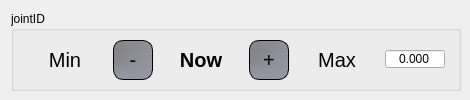
<?xml version="1.0" encoding="UTF-8"?>
<ui version="4.0">
 <class>jointControlBox</class>
 <widget class="QWidget" name="jointControlBox">
  <property name="geometry">
   <rect>
    <x>0</x>
    <y>0</y>
    <width>470</width>
    <height>100</height>
   </rect>
  </property>
  <property name="sizePolicy">
   <sizepolicy hsizetype="Maximum" vsizetype="Maximum">
    <horstretch>0</horstretch>
    <verstretch>0</verstretch>
   </sizepolicy>
  </property>
  <property name="minimumSize">
   <size>
    <width>470</width>
    <height>100</height>
   </size>
  </property>
  <property name="maximumSize">
   <size>
    <width>470</width>
    <height>100</height>
   </size>
  </property>
  <property name="windowTitle">
   <string>Form</string>
  </property>
  <layout class="QHBoxLayout" name="horizontalLayout_6">
   <item>
    <widget class="QGroupBox" name="jointInfoBox">
     <property name="sizePolicy">
      <sizepolicy hsizetype="Fixed" vsizetype="Fixed">
       <horstretch>0</horstretch>
       <verstretch>0</verstretch>
      </sizepolicy>
     </property>
     <property name="minimumSize">
      <size>
       <width>450</width>
       <height>80</height>
      </size>
     </property>
     <property name="maximumSize">
      <size>
       <width>450</width>
       <height>80</height>
      </size>
     </property>
     <property name="font">
      <font>
       <bold>false</bold>
      </font>
     </property>
     <property name="styleSheet">
      <string notr="true"/>
     </property>
     <property name="title">
      <string>jointID</string>
     </property>
     <layout class="QHBoxLayout" name="horizontalLayout_5">
      <item>
       <layout class="QHBoxLayout" name="horizontalLayout">
        <item>
         <widget class="QLabel" name="jointMin">
          <property name="sizePolicy">
           <sizepolicy hsizetype="Minimum" vsizetype="Minimum">
            <horstretch>0</horstretch>
            <verstretch>0</verstretch>
           </sizepolicy>
          </property>
          <property name="minimumSize">
           <size>
            <width>80</width>
            <height>0</height>
           </size>
          </property>
          <property name="maximumSize">
           <size>
            <width>80</width>
            <height>60</height>
           </size>
          </property>
          <property name="font">
           <font>
            <pointsize>15</pointsize>
            <bold>false</bold>
           </font>
          </property>
          <property name="text">
           <string>Min</string>
          </property>
          <property name="alignment">
           <set>Qt::AlignCenter</set>
          </property>
         </widget>
        </item>
       </layout>
      </item>
      <item>
       <widget class="QPushButton" name="minusButton">
        <property name="sizePolicy">
         <sizepolicy hsizetype="Maximum" vsizetype="Maximum">
          <horstretch>0</horstretch>
          <verstretch>0</verstretch>
         </sizepolicy>
        </property>
        <property name="minimumSize">
         <size>
          <width>40</width>
          <height>40</height>
         </size>
        </property>
        <property name="maximumSize">
         <size>
          <width>40</width>
          <height>40</height>
         </size>
        </property>
        <property name="font">
         <font>
          <pointsize>15</pointsize>
          <bold>false</bold>
         </font>
        </property>
        <property name="styleSheet">
         <string notr="true">QPushButton {
color: black;
border: 0.5px solid rgb(0,0,0);
border-radius: 10px;
border-style: outset;
background: qradialgradient(cx: 0.3, cy: -0.3, fx: -0.4, fy: 0.4,radius: 1.2, stop: 0 rgb(127,127,130), stop: 1 rgb(150, 150, 163));
padding: 5px;
}

QPushButton:hover {
background: qradialgradient(cx: 0.3, cy: -0.3, fx: -0.4, fy: 0.4,radius: 1.1, stop: 0 rgb(127,127,130), stop: 1 rgb(168, 168, 191));
}

QPushButton:pressed {
border: 1.5px solid rgb(20,20,20);
background: qradialgradient(cx: -0.3, cy: 0.3, fx: 0.4, fy: -0.4,radius: 1.3, stop: 0 rgb(127,127,130), stop: 1 rgb(222, 222, 227));
}</string>
        </property>
        <property name="text">
         <string>-</string>
        </property>
       </widget>
      </item>
      <item>
       <layout class="QHBoxLayout" name="horizontalLayout_3">
        <item>
         <widget class="QLabel" name="jointCurrent">
          <property name="sizePolicy">
           <sizepolicy hsizetype="Minimum" vsizetype="Minimum">
            <horstretch>0</horstretch>
            <verstretch>0</verstretch>
           </sizepolicy>
          </property>
          <property name="minimumSize">
           <size>
            <width>80</width>
            <height>0</height>
           </size>
          </property>
          <property name="maximumSize">
           <size>
            <width>80</width>
            <height>80</height>
           </size>
          </property>
          <property name="font">
           <font>
            <pointsize>15</pointsize>
            <bold>true</bold>
           </font>
          </property>
          <property name="text">
           <string>Now</string>
          </property>
          <property name="alignment">
           <set>Qt::AlignCenter</set>
          </property>
         </widget>
        </item>
       </layout>
      </item>
      <item>
       <widget class="QPushButton" name="plusButton">
        <property name="sizePolicy">
         <sizepolicy hsizetype="Maximum" vsizetype="Maximum">
          <horstretch>0</horstretch>
          <verstretch>0</verstretch>
         </sizepolicy>
        </property>
        <property name="minimumSize">
         <size>
          <width>40</width>
          <height>40</height>
         </size>
        </property>
        <property name="maximumSize">
         <size>
          <width>40</width>
          <height>40</height>
         </size>
        </property>
        <property name="font">
         <font>
          <pointsize>15</pointsize>
          <bold>false</bold>
         </font>
        </property>
        <property name="styleSheet">
         <string notr="true">QPushButton {
color: black;
border: 0.5px solid rgb(0,0,0);
border-radius: 10px;
border-style: outset;
background: qradialgradient(cx: 0.3, cy: -0.3, fx: -0.4, fy: 0.4,radius: 1.2, stop: 0 rgb(127,127,130), stop: 1 rgb(150, 150, 163));
padding: 5px;
}

QPushButton:hover {
background: qradialgradient(cx: 0.3, cy: -0.3, fx: -0.4, fy: 0.4,radius: 1.1, stop: 0 rgb(127,127,130), stop: 1 rgb(168, 168, 191));
}

QPushButton:pressed {
border: 1.5px solid rgb(20,20,20);
background: qradialgradient(cx: -0.3, cy: 0.3, fx: 0.4, fy: -0.4,radius: 1.3, stop: 0 rgb(127,127,130), stop: 1 rgb(222, 222, 227));
}</string>
        </property>
        <property name="text">
         <string>+</string>
        </property>
       </widget>
      </item>
      <item>
       <layout class="QHBoxLayout" name="horizontalLayout_4">
        <item>
         <widget class="QLabel" name="jointMax">
          <property name="sizePolicy">
           <sizepolicy hsizetype="Minimum" vsizetype="Minimum">
            <horstretch>0</horstretch>
            <verstretch>0</verstretch>
           </sizepolicy>
          </property>
          <property name="minimumSize">
           <size>
            <width>80</width>
            <height>0</height>
           </size>
          </property>
          <property name="maximumSize">
           <size>
            <width>80</width>
            <height>80</height>
           </size>
          </property>
          <property name="font">
           <font>
            <pointsize>15</pointsize>
            <bold>false</bold>
           </font>
          </property>
          <property name="text">
           <string>Max</string>
          </property>
          <property name="alignment">
           <set>Qt::AlignCenter</set>
          </property>
         </widget>
        </item>
       </layout>
      </item>
      <item>
       <widget class="QDoubleSpinBox" name="jointTarget">
        <property name="sizePolicy">
         <sizepolicy hsizetype="Minimum" vsizetype="Minimum">
          <horstretch>0</horstretch>
          <verstretch>0</verstretch>
         </sizepolicy>
        </property>
        <property name="minimumSize">
         <size>
          <width>60</width>
          <height>0</height>
         </size>
        </property>
        <property name="maximumSize">
         <size>
          <width>60</width>
          <height>20</height>
         </size>
        </property>
        <property name="alignment">
         <set>Qt::AlignCenter</set>
        </property>
        <property name="buttonSymbols">
         <enum>QAbstractSpinBox::NoButtons</enum>
        </property>
        <property name="decimals">
         <number>3</number>
        </property>
        <property name="minimum">
         <double>-10000.000000000000000</double>
        </property>
        <property name="maximum">
         <double>10000.000000000000000</double>
        </property>
       </widget>
      </item>
     </layout>
    </widget>
   </item>
  </layout>
 </widget>
 <resources/>
 <connections/>
</ui>
